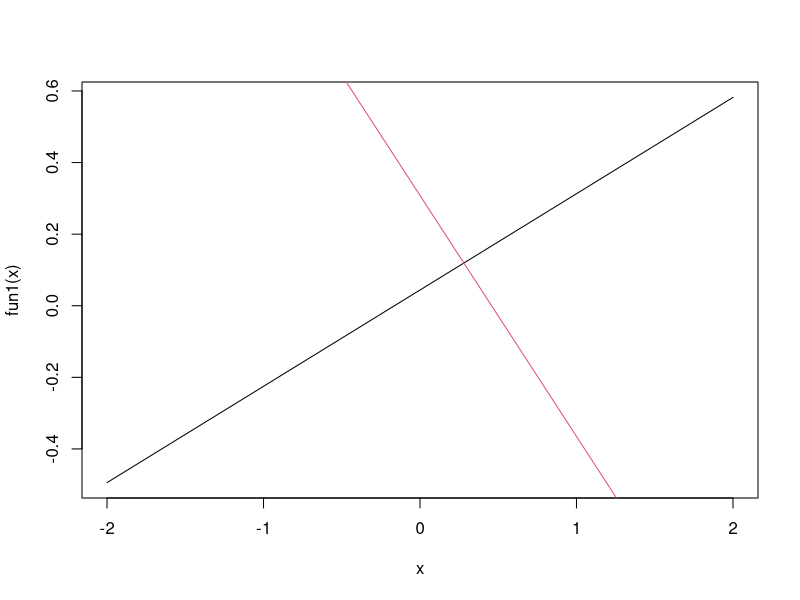

Here is the R script that generated this plot: (Note: this script raises an error after producing the figure.)
fun1 = function(x) {.044 + .269 * x}
fun2 = function(x) {.308 - .673 * x}
curve(fun1, from = -2, to = 2)
curve(fun2, add = TRUE, from = -2, to = 2, col = 2)
attach(RADICALS)
plot(Time,SPRate, main="Scatterplot", xlab="Time ", ylab="Surface Production Rate", pch=19)
detach(RADICALS)
attach(GASTURBINE)
lm(GASTURBINE)
attach(NAVALBASE)
model1 = lm(PERCENT ~ COST + I(COST^2))
summary(model1)
